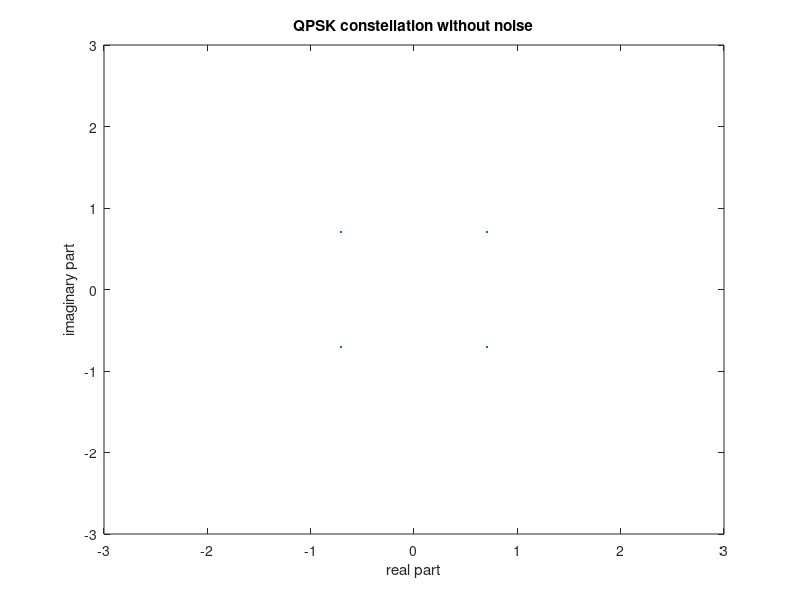
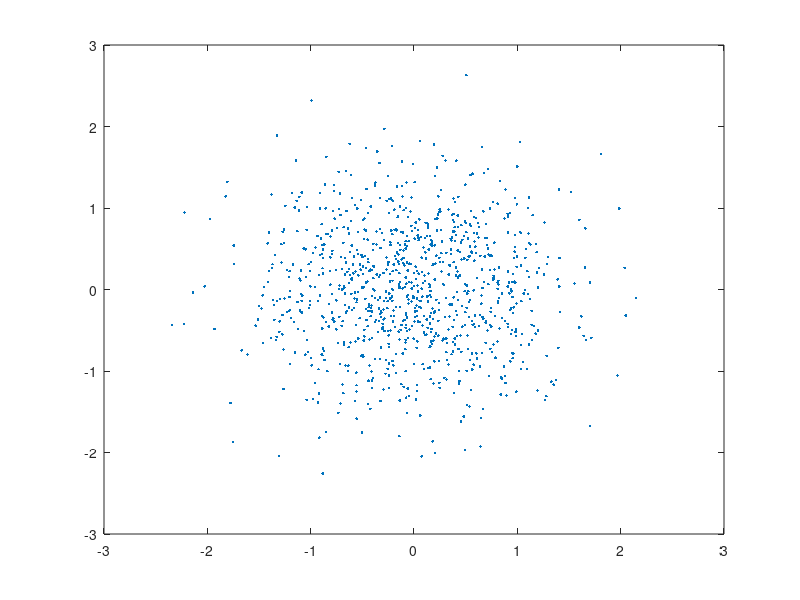

Here is the MATLAB script that generated these plots, in order: (Note: this script raises an error after producing the figures.)
num_symbols = 1000;
int_symbols = randi([1, 4], 1, num_symbols);
A = 1/sqrt(2);
qpsk_symbols = zeros(size(int_symbols));
qpsk_symbols(int_symbols == 1) =   A + 1i*A;
qpsk_symbols(int_symbols == 2) =   A - 1i*A;
qpsk_symbols(int_symbols == 3) = - A + 1i*A;
qpsk_symbols(int_symbols == 4) = - A - 1i*A;
tx_sig = qpsk_symbols;

h1 = figure;
plot_lims = [-3 3];
plot(real(qpsk_symbols), imag(qpsk_symbols), '.');
xlim(plot_lims);
ylim(plot_lims);
title('QPSK constellation without noise');
xlabel('real part');
ylabel('imaginary part');
snrd = 10; %// in dB
snrn = 10^(snrd/10)
h=1/sqrt(2)*(randn(num_symbols,1)+1i*randn(num_symbols,1)); %N(0,1)
% h=1/sqrt(2)*(normrnd(0,1)+1i*normrnd(0,1)); %test
n=1/sqrt(2)*(sqrt(1/snrn)*randn(num_symbols,1)+1i*sqrt(1/snrn)*randn(num_symbols,1)); %N(0,sigma^2)
% rx_sig = awgn(h*tx_sig, snr, 'measured');
hh=rot90(fliplr(h),-1);
nn=rot90(fliplr(n),-1);
rx_sig = hh.*tx_sig+nn;
fh2 = figure;
plot(real(rx_sig), imag(rx_sig), '.');
xlim(plot_lims);
ylim(plot_lims);
title(['QPSK constellation at an SNR of ' num2str(snr) ' dB']);
xlabel('real part');
ylabel('imaginary part');
